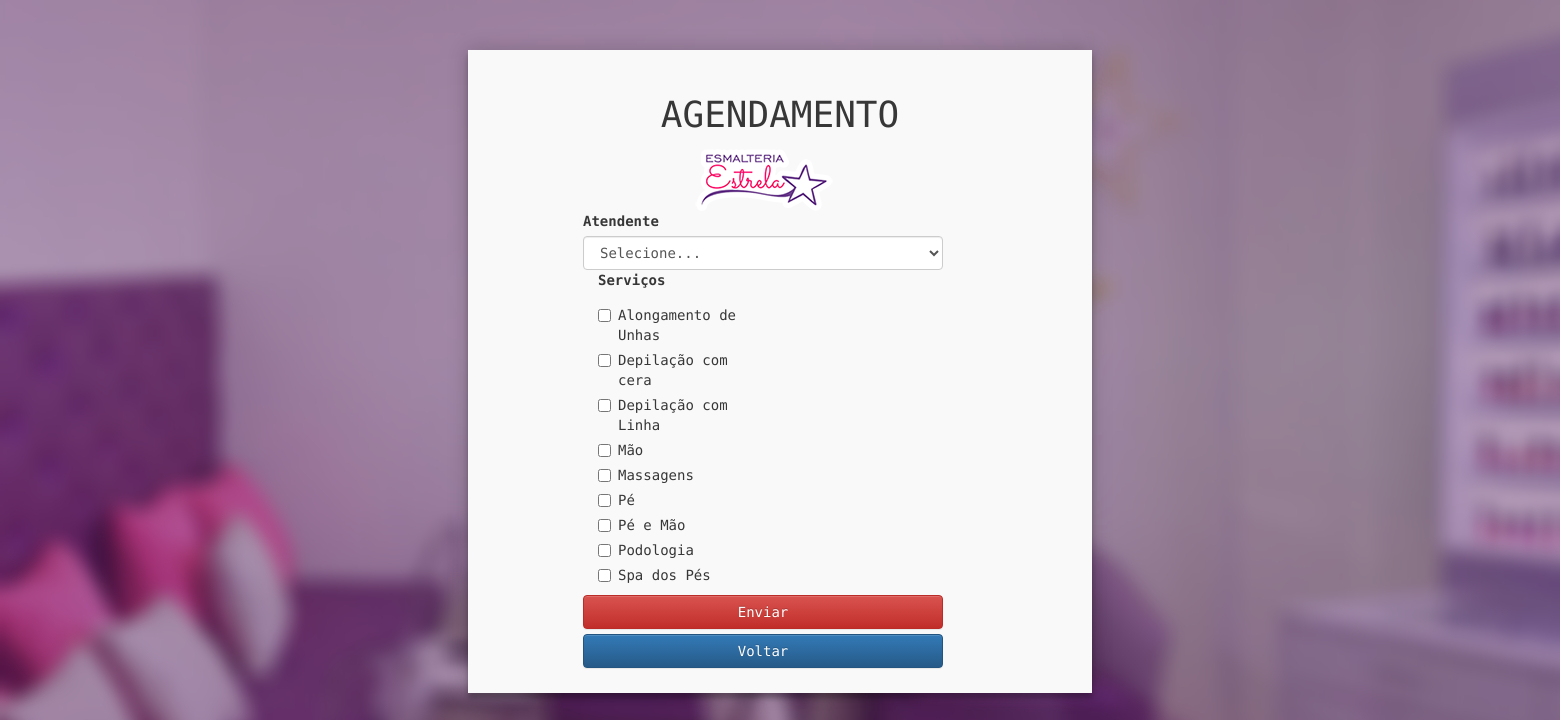
/sistema/atendentesServicos.php, run on the app's committed database.
### tables this page shows
CREATE TABLE `servicos` (
  `id` int(11) unsigned NOT NULL AUTO_INCREMENT,
  `nome` varchar(100) NOT NULL,
  PRIMARY KEY (`id`),
  UNIQUE KEY `index2` (`nome`),
  UNIQUE KEY `id_UNIQUE` (`id`)
);

### sistema/atendentesServicos.php (the view, shortened to what this page needs)
<?php
require_once './lib/conn.php';
?>
<!DOCTYPE html>
<html>
    <head>
        <link rel="stylesheet" href="https://maxcdn.bootstrapcdn.com/bootstrap/3.3.7/css/bootstrap.min.css">
        <link rel="stylesheet" href="https://maxcdn.bootstrapcdn.com/bootstrap/3.3.7/css/bootstrap-theme.min.css">
        <link href="../css/sistema.css" rel="stylesheet">
    </head>
    <body class="">
        <div class="boxCadastrarAdmin ">
            <h1 class="text-center">AGENDAMENTO</h1>
            <div class="container">
                <div class="row ">
                    <div class="col-md-4 formulario">
                        <div class="txtLoginForm text-center" ><img alt="Brand" src="../img/logos/estrelalogoLogin.png"><br> </div>
                        <form method="post" >
                            <div class="form-row">
                                <div>
                                    <label for="atendente">Atendente</label>
                                    <br />
                                    <select class="form-control" name="atendente_id">
                                        <option value="" disabled selected>Selecione...</option>
                                    </select>
                                </div>
                                <div class="col-md-6">
                                    <label for="servico">Serviços</label>
                                    <?php
                                    $sql = "SELECT ";
                                    $sql .= "     se.id";
                                    $sql .= "    ,se.nome ";
                                    $sql .= "FROM ";
                                    $sql .= "    servicos se ";
                                    $sql .= "ORDER BY se.nome ";
                                    $result = $db->query($sql);
                                    while ($row = $result->fetch_array()):
                                        ?>
                                        <div class="checkbox">
                                            <label>
                                                <input type="checkbox" name="servico_id[<?php echo $row['id'] ?>]" value="<?php echo $row['id'] ?>">
                                                <?php echo $row['nome'] ?>
                                            </label>
                                        </div>
                                        <?php
                                    endwhile;
                                    ?>
                                </div>
                            </div>
                            <button type="submit" class="btn btn-danger btn-block btnEnviar">Enviar</button>
                            <a class="btn btn-primary btn-block" href="listarAgendamentoUser.php" role="button">Voltar</a>
                        </form>
                    </div>
                </div>
            </div>
        </div>
    <div class="col-md-4"></div>
</body>
</html>

### css/sistema.css (style rules this page uses)
body { background:url("../img/header-bgestrelafocus.jpg")no-repeat; color: #373737; font-family: 'Encode Sans Condensed', sans-serif; }
.boxCadastrarAdmin { width: 40%; background: #F9F9F9; padding: 25px; padding-left: 100px; padding-right: 100px; margin: 50px 0 auto; margin-left: auto; margin-right: auto; box-shadow: 0 0 20px 0 rgba(0, 0, 0, 0.2), 0 5px 5px 0 rgba(0, 0, 0, 0.24); }

### data on the page
servicos: nome "Alongamento de Unhas"
servicos: nome "Depilação com cera"
servicos: nome "Depilação com Linha"
servicos: nome "Mão"
servicos: nome "Massagens"
servicos: nome "Pé"
servicos: nome "Pé e Mão"
servicos: nome "Podologia"
servicos: nome "Spa dos Pés"
